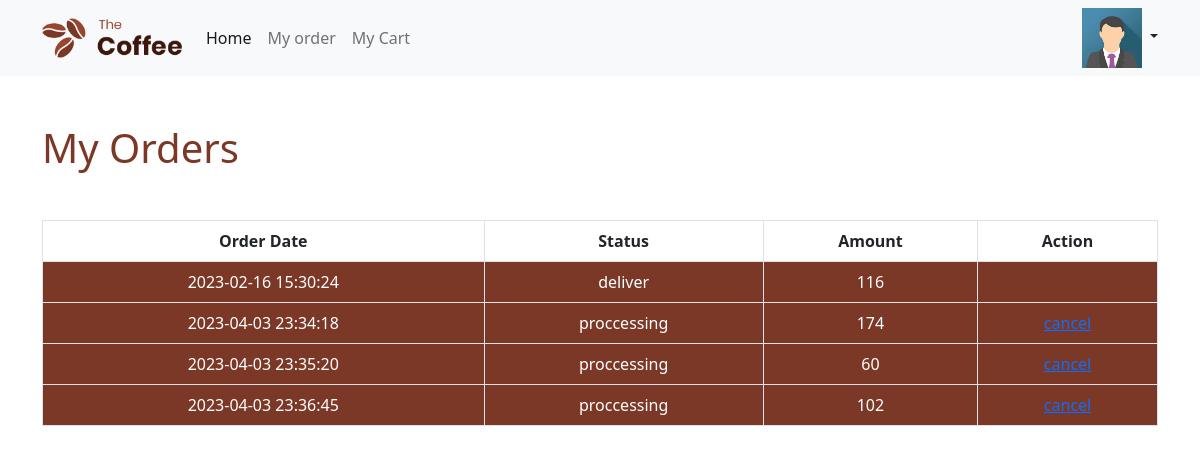
/userPages/Order-user.php (signed in), run on the app's committed database.
### tables this page shows
CREATE TABLE `orders` (
  `order_id` int(11) NOT NULL,
  `totalPrice` float NOT NULL,
  `user_id` int(11) NOT NULL,
  `status` enum('proccessing','out to deliver','deliver','canseld') DEFAULT 'proccessing',
  `created_at` timestamp NOT NULL DEFAULT current_timestamp()
);

### include/function.php (called while the page is built, shortened)
<?php
     function getOrderDataById($id) {
        include 'db.php';
        $stmt = $con->prepare("SELECT * FROM orders WHERE user_id=? AND status !='canseld'");
        $stmt->execute([$id]);
        return $stmt->fetchAll(PDO::FETCH_ASSOC);
    }

### userPages/Order-user.php (the view, shortened to what this page needs)
<?php require '../include/function.php';
   $user_id= $_SESSION['user_id'];
 ?>
<!DOCTYPE html>
<html lang="en">
<head>
    <link href="https://cdn.jsdelivr.net/npm/bootstrap@5.0.2/dist/css/bootstrap.min.css" rel="stylesheet"
>
    <link href="https://cdn.jsdelivr.net/npm/bootstrap@5.2.3/dist/css/bootstrap.min.css" rel="stylesheet"
 />
    <link rel="stylesheet" href="https://cdnjs.cloudflare.com/ajax/libs/font-awesome/6.2.1/css/all.min.css"
 />
</head>
<body>
 <?php include 'userNav.php'; ?>
    <div id="accordion">
        <div class="container py-5">
            <div class="table-responsive">
                <div class="mb-5">
                    <h1>My Orders</h1>
                </div>
                <table class="table accordion text-center table-bordered col-10">
                    <thead>
                      <tr>
                        <tr>
                            <th scope="col">Order Date</th>
                            <th scope="col">Status</th>
                            <th scope="col">Amount</th>
                            <th scope="col">Action</th>
                        </tr>
                    </thead>
                    <tbody class="table " >
                    <?php
                       $orders=getOrderDataById($user_id);
                        foreach ($orders as $order):
                       ?>
                        <tr class=""  data-id="<?php echo $order['order_id'] ?>" style="background-color:#7b3826; color: #fff;">
                        <td data-bs-toggle="collapse" data-bs-target="#r<?php echo $order['order_id'] ?>"><?php echo $order['created_at']?></td>
                        <td data-bs-toggle="collapse" data-bs-target="#r<?php echo $order['order_id'] ?>"><?php echo $order['status']?></td>
                        <td data-bs-toggle="collapse" data-bs-target="#r<?php echo $order['order_id'] ?>"><?php echo $order['totalPrice']?></td>
                        <td>  <?php
                        if($order['status'] =='proccessing'):?>
                        <a href="../handler/cancelOrder.php?order_id=<?php echo $order['order_id'] ?>">
                       cancel</a>
                       <?php endif;?>
                    </td>
                        </tr>
                    </tbody>
                    <tbody>
                    <tbody>
                  <?php  endforeach; ?>
                    </tbody>
                </table>
            </div>
        </div>
</body>
</html>

### userPages/Order-user.php (style rules this page uses)
body { background-image: url("./"); background-repeat: no-repeat; background-origin: content-box; background-position: center; background-size: cover; min-height: 100vh; }
h1 { color: #7b3826; }

### data on the page
orders: created_at "2023-02-16 15:30:24", status "deliver", totalPrice "116"
orders: created_at "2023-04-03 23:34:18", status "proccessing", totalPrice "174"
orders: created_at "2023-04-03 23:35:20", status "proccessing", totalPrice "60"
orders: created_at "2023-04-03 23:36:45", status "proccessing", totalPrice "102"
